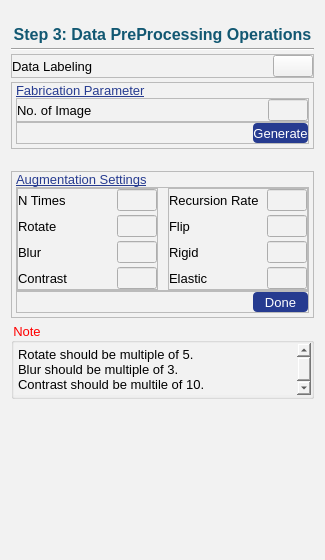
          <widget class="QWidget" name="dataProcessing_Page">
           <property name="styleSheet">
            <string notr="true">background-color:#f2f2f2;</string>
           </property>
           <layout class="QVBoxLayout" name="verticalLayout_20">
            <property name="spacing">
             <number>4</number>
            </property>
            <property name="topMargin">
             <number>25</number>
            </property>
            <property name="bottomMargin">
             <number>0</number>
            </property>
            <item>
             <widget class="QLabel" name="step3_Label">
              <property name="maximumSize">
               <size>
                <width>16777215</width>
                <height>20</height>
               </size>
              </property>
              <property name="font">
               <font>
                <family>Arial</family>
                <pointsize>12</pointsize>
                <weight>75</weight>
                <bold>true</bold>
               </font>
              </property>
              <property name="styleSheet">
               <string notr="true">color:#125872;</string>
              </property>
              <property name="text">
               <string>Step 3: Data PreProcessing Operations</string>
              </property>
              <property name="alignment">
               <set>Qt::AlignCenter</set>
              </property>
             </widget>
            </item>
            <item>
             <widget class="Line" name="step2_line_2">
              <property name="maximumSize">
               <size>
                <width>16777215</width>
                <height>2</height>
               </size>
              </property>
              <property name="orientation">
               <enum>Qt::Horizontal</enum>
              </property>
             </widget>
            </item>
            <item>
             <widget class="QFrame" name="frame_6">
              <property name="maximumSize">
               <size>
                <width>16777215</width>
                <height>35</height>
               </size>
              </property>
              <property name="frameShape">
               <enum>QFrame::StyledPanel</enum>
              </property>
              <property name="frameShadow">
               <enum>QFrame::Raised</enum>
              </property>
              <layout class="QHBoxLayout" name="horizontalLayout_11">
               <property name="spacing">
                <number>0</number>
               </property>
               <property name="leftMargin">
                <number>0</number>
               </property>
               <property name="topMargin">
                <number>0</number>
               </property>
               <property name="rightMargin">
                <number>0</number>
               </property>
               <property name="bottomMargin">
                <number>0</number>
               </property>
               <item>
                <widget class="QLabel" name="dataLabelingLabel">
                 <property name="font">
                  <font>
                   <family>Arial</family>
                   <pointsize>10</pointsize>
                  </font>
                 </property>
                 <property name="text">
                  <string>Data Labeling</string>
                 </property>
                </widget>
               </item>
               <item alignment="Qt::AlignRight">
                <widget class="QPushButton" name="detection_labelingButton">
                 <property name="text">
                  <string/>
                 </property>
                 <property name="icon">
                  <iconset>
                   <normaloff>LOGO/labeling.png</normaloff>LOGO/labeling.png</iconset>
                 </property>
                 <property name="iconSize">
                  <size>
                   <width>50</width>
                   <height>50</height>
                  </size>
                 </property>
                </widget>
               </item>
              </layout>
             </widget>
            </item>
            <item>
             <widget class="QFrame" name="fabricationFrame">
              <property name="maximumSize">
               <size>
                <width>16777215</width>
                <height>91</height>
               </size>
              </property>
              <property name="frameShape">
               <enum>QFrame::StyledPanel</enum>
              </property>
              <property name="frameShadow">
               <enum>QFrame::Raised</enum>
              </property>
              <layout class="QVBoxLayout" name="verticalLayout_22">
               <property name="spacing">
                <number>0</number>
               </property>
               <property name="leftMargin">
                <number>4</number>
               </property>
               <property name="topMargin">
                <number>0</number>
               </property>
               <property name="rightMargin">
                <number>4</number>
               </property>
               <property name="bottomMargin">
                <number>4</number>
               </property>
               <item>
                <widget class="QLabel" name="fabricationParameterLabel">
                 <property name="maximumSize">
                  <size>
                   <width>16777215</width>
                   <height>20</height>
                  </size>
                 </property>
                 <property name="font">
                  <font>
                   <family>Arial</family>
                   <pointsize>10</pointsize>
                   <weight>50</weight>
                   <bold>false</bold>
                   <underline>true</underline>
                  </font>
                 </property>
                 <property name="styleSheet">
                  <string notr="true">color:#263B90;</string>
                 </property>
                 <property name="text">
                  <string>Fabrication Parameter</string>
                 </property>
                </widget>
               </item>
               <item>
                <widget class="QFrame" name="frame_20">
                 <property name="frameShape">
                  <enum>QFrame::StyledPanel</enum>
                 </property>
                 <property name="frameShadow">
                  <enum>QFrame::Raised</enum>
                 </property>
                 <layout class="QHBoxLayout" name="horizontalLayout_14">
                  <property name="spacing">
                   <number>0</number>
                  </property>
                  <property name="leftMargin">
                   <number>0</number>
                  </property>
                  <property name="topMargin">
                   <number>0</number>
                  </property>
                  <property name="rightMargin">
                   <number>0</number>
                  </property>
                  <property name="bottomMargin">
                   <number>0</number>
                  </property>
                  <item>
                   <widget class="QLabel" name="fabrication_no_ofImageLabel">
                    <property name="font">
                     <font>
                      <family>Arial</family>
                      <pointsize>10</pointsize>
                     </font>
                    </property>
                    <property name="text">
                     <string>No. of Image</string>
                    </property>
                   </widget>
                  </item>
                  <item>
                   <widget class="QLineEdit" name="fabricationEntry">
                    <property name="maximumSize">
                     <size>
                      <width>40</width>
                      <height>16777215</height>
                     </size>
                    </property>
                   </widget>
                  </item>
                 </layout>
                </widget>
               </item>
               <item>
                <widget class="QFrame" name="frame_21">
                 <property name="frameShape">
                  <enum>QFrame::StyledPanel</enum>
                 </property>
                 <property name="frameShadow">
                  <enum>QFrame::Raised</enum>
                 </property>
                 <layout class="QHBoxLayout" name="horizontalLayout_15">
                  <property name="spacing">
                   <number>0</number>
                  </property>
                  <property name="leftMargin">
                   <number>0</number>
                  </property>
                  <property name="topMargin">
                   <number>0</number>
                  </property>
                  <property name="rightMargin">
                   <number>0</number>
                  </property>
                  <property name="bottomMargin">
                   <number>0</number>
                  </property>
                  <item>
                   <spacer name="horizontalSpacer_3">
                    <property name="orientation">
                     <enum>Qt::Horizontal</enum>
                    </property>
                    <property name="sizeType">
                     <enum>QSizePolicy::Fixed</enum>
                    </property>
                    <property name="sizeHint" stdset="0">
                     <size>
                      <width>236</width>
                      <height>20</height>
                     </size>
                    </property>
                   </spacer>
                  </item>
                  <item>
                   <widget class="QPushButton" name="fabricationButton">
                    <property name="sizePolicy">
                     <sizepolicy hsizetype="Expanding" vsizetype="Fixed">
                      <horstretch>0</horstretch>
                      <verstretch>0</verstretch>
                     </sizepolicy>
                    </property>
                    <property name="maximumSize">
                     <size>
                      <width>88</width>
                      <height>30</height>
                     </size>
                    </property>
                    <property name="font">
                     <font>
                      <family>Arial</family>
                      <pointsize>10</pointsize>
                     </font>
                    </property>
                    <property name="styleSheet">
                     <string notr="true">QPushButton{
	color:white;
	background-color:#263B90;
	border-radius:4px;
}</string>
                    </property>
                    <property name="text">
                     <string>Generate</string>
                    </property>
                   </widget>
                  </item>
                 </layout>
                </widget>
               </item>
              </layout>
             </widget>
            </item>
            <item>
             <spacer name="verticalSpacer_11">
              <property name="orientation">
               <enum>Qt::Vertical</enum>
              </property>
              <property name="sizeType">
               <enum>QSizePolicy::Fixed</enum>
              </property>
              <property name="sizeHint" stdset="0">
               <size>
                <width>20</width>
                <height>18</height>
               </size>
              </property>
             </spacer>
            </item>
            <item>
             <widget class="QFrame" name="augmentationSettings_Frame">
              <property name="maximumSize">
               <size>
                <width>16777215</width>
                <height>156</height>
               </size>
              </property>
              <property name="frameShape">
               <enum>QFrame::StyledPanel</enum>
              </property>
              <property name="frameShadow">
               <enum>QFrame::Raised</enum>
              </property>
              <layout class="QVBoxLayout" name="verticalLayout_21">
               <property name="spacing">
                <number>0</number>
               </property>
               <property name="leftMargin">
                <number>4</number>
               </property>
               <property name="topMargin">
                <number>0</number>
               </property>
               <property name="rightMargin">
                <number>4</number>
               </property>
               <property name="bottomMargin">
                <number>4</number>
               </property>
               <item>
                <widget class="QLabel" name="augmenationSettings_Label">
                 <property name="maximumSize">
                  <size>
                   <width>16777215</width>
                   <height>20</height>
                  </size>
                 </property>
                 <property name="font">
                  <font>
                   <family>Arial</family>
                   <pointsize>10</pointsize>
                   <weight>50</weight>
                   <bold>false</bold>
                   <underline>true</underline>
                  </font>
                 </property>
                 <property name="styleSheet">
                  <string notr="true">color:#263B90;</string>
                 </property>
                 <property name="text">
                  <string>Augmentation Settings</string>
                 </property>
                </widget>
               </item>
               <item>
                <widget class="QFrame" name="frame_18">
                 <property name="frameShape">
                  <enum>QFrame::StyledPanel</enum>
                 </property>
                 <property name="frameShadow">
                  <enum>QFrame::Raised</enum>
                 </property>
                 <layout class="QHBoxLayout" name="horizontalLayout_12">
                  <property name="spacing">
                   <number>10</number>
                  </property>
                  <property name="leftMargin">
                   <number>0</number>
                  </property>
                  <property name="topMargin">
                   <number>0</number>
                  </property>
                  <property name="rightMargin">
                   <number>0</number>
                  </property>
                  <property name="bottomMargin">
                   <number>0</number>
                  </property>
                  <item>
                   <widget class="QFrame" name="frame_16">
                    <property name="font">
                     <font>
                      <family>MS Sans Serif</family>
                     </font>
                    </property>
                    <property name="frameShape">
                     <enum>QFrame::StyledPanel</enum>
                    </property>
                    <property name="frameShadow">
                     <enum>QFrame::Raised</enum>
                    </property>
                    <layout class="QGridLayout" name="gridLayout_12">
                     <property name="leftMargin">
                      <number>0</number>
                     </property>
                     <property name="topMargin">
                      <number>0</number>
                     </property>
                     <property name="rightMargin">
                      <number>0</number>
                     </property>
                     <property name="bottomMargin">
                      <number>0</number>
                     </property>
                     <property name="horizontalSpacing">
                      <number>0</number>
                     </property>
                     <property name="verticalSpacing">
                      <number>4</number>
                     </property>
                     <item row="1" column="0">
                      <widget class="QLabel" name="nTimes_Label">
                       <property name="font">
                        <font>
                         <family>Arial</family>
                         <pointsize>10</pointsize>
                        </font>
                       </property>
                       <property name="text">
                        <string>N Times</string>
                       </property>
                      </widget>
                     </item>
                     <item row="2" column="0">
                      <widget class="QLabel" name="rotateLabel">
                       <property name="font">
                        <font>
                         <family>Arial</family>
                         <pointsize>10</pointsize>
                        </font>
                       </property>
                       <property name="text">
                        <string>Rotate</string>
                       </property>
                      </widget>
                     </item>
                     <item row="3" column="0">
                      <widget class="QLabel" name="blurLabel">
                       <property name="font">
                        <font>
                         <family>Arial</family>
                         <pointsize>10</pointsize>
                        </font>
                       </property>
                       <property name="text">
                        <string>Blur</string>
                       </property>
                      </widget>
                     </item>
                     <item row="4" column="0">
                      <widget class="QLabel" name="contrastLabel">
                       <property name="font">
                        <font>
                         <family>Arial</family>
                         <pointsize>10</pointsize>
                        </font>
                       </property>
                       <property name="text">
                        <string>Contrast</string>
                       </property>
                      </widget>
                     </item>
                     <item row="3" column="1" alignment="Qt::AlignRight">
                      <widget class="QLineEdit" name="blurEntry">
                       <property name="maximumSize">
                        <size>
                         <width>40</width>
                         <height>16777215</height>
                        </size>
                       </property>
                      </widget>
                     </item>
                     <item row="4" column="1" alignment="Qt::AlignRight">
                      <widget class="QLineEdit" name="contrastEntry">
                       <property name="maximumSize">
                        <size>
                         <width>40</width>
                         <height>16777215</height>
                        </size>
                       </property>
                      </widget>
                     </item>
                     <item row="2" column="1" alignment="Qt::AlignRight">
                      <widget class="QLineEdit" name="rotateEntry">
                       <property name="maximumSize">
                        <size>
                         <width>40</width>
                         <height>16777215</height>
                        </size>
                       </property>
                      </widget>
                     </item>
                     <item row="1" column="1" alignment="Qt::AlignRight">
                      <widget class="QLineEdit" name="nTimesEntry">
                       <property name="maximumSize">
                        <size>
                         <width>40</width>
                         <height>16777215</height>
                        </size>
                       </property>
                      </widget>
                     </item>
                    </layout>
                   </widget>
                  </item>
                  <item>
                   <widget class="QFrame" name="frame_17">
                    <property name="frameShape">
                     <enum>QFrame::StyledPanel</enum>
                    </property>
                    <property name="frameShadow">
                     <enum>QFrame::Raised</enum>
                    </property>
                    <layout class="QGridLayout" name="gridLayout_11">
                     <property name="leftMargin">
                      <number>0</number>
                     </property>
                     <property name="topMargin">
                      <number>0</number>
                     </property>
                     <property name="rightMargin">
                      <number>0</number>
                     </property>
                     <property name="bottomMargin">
                      <number>0</number>
                     </property>
                     <property name="horizontalSpacing">
                      <number>0</number>
                     </property>
                     <property name="verticalSpacing">
                      <number>4</number>
                     </property>
                     <item row="3" column="1" alignment="Qt::AlignRight">
                      <widget class="QLineEdit" name="elasticEntry">
                       <property name="maximumSize">
                        <size>
                         <width>40</width>
                         <height>16777215</height>
                        </size>
                       </property>
                      </widget>
                     </item>
                     <item row="3" column="0">
                      <widget class="QLabel" name="elasticLabel">
                       <property name="font">
                        <font>
                         <family>Arial</family>
                         <pointsize>10</pointsize>
                        </font>
                       </property>
                       <property name="text">
                        <string>Elastic</string>
                       </property>
                      </widget>
                     </item>
                     <item row="0" column="0">
                      <widget class="QLabel" name="recursionRateLabel">
                       <property name="font">
                        <font>
                         <family>Arial</family>
                         <pointsize>10</pointsize>
                        </font>
                       </property>
                       <property name="text">
                        <string>Recursion Rate</string>
                       </property>
                      </widget>
                     </item>
                     <item row="0" column="1" alignment="Qt::AlignRight">
                      <widget class="QLineEdit" name="recursionRateEntry">
                       <property name="maximumSize">
                        <size>
                         <width>40</width>
                         <height>16777215</height>
                        </size>
                       </property>
                      </widget>
                     </item>
                     <item row="2" column="0">
                      <widget class="QLabel" name="rigidLabel">
                       <property name="font">
                        <font>
                         <family>Arial</family>
                         <pointsize>10</pointsize>
                        </font>
                       </property>
                       <property name="text">
                        <string>Rigid</string>
                       </property>
                      </widget>
                     </item>
                     <item row="2" column="1" alignment="Qt::AlignRight">
                      <widget class="QLineEdit" name="rigidEntry">
                       <property name="maximumSize">
                        <size>
                         <width>40</width>
                         <height>16777215</height>
                        </size>
                       </property>
                      </widget>
                     </item>
                     <item row="1" column="1" alignment="Qt::AlignRight">
                      <widget class="QLineEdit" name="flipEntry">
                       <property name="maximumSize">
                        <size>
                         <width>40</width>
                         <height>16777215</height>
                        </size>
                       </property>
                      </widget>
                     </item>
                     <item row="1" column="0">
                      <widget class="QLabel" name="flipLabel">
                       <property name="font">
                        <font>
                         <family>Arial</family>
                         <pointsize>10</pointsize>
                        </font>
                       </property>
                       <property name="text">
                        <string>Flip</string>
                       </property>
                      </widget>
                     </item>
                    </layout>
                   </widget>
                  </item>
                 </layout>
                </widget>
               </item>
               <item>
                <widget class="QFrame" name="frame_19">
                 <property name="maximumSize">
                  <size>
                   <width>16777215</width>
                   <height>32</height>
                  </size>
                 </property>
                 <property name="frameShape">
                  <enum>QFrame::StyledPanel</enum>
                 </property>
                 <property name="frameShadow">
                  <enum>QFrame::Raised</enum>
                 </property>
                 <layout class="QHBoxLayout" name="horizontalLayout_13">
                  <property name="spacing">
                   <number>0</number>
                  </property>
                  <property name="leftMargin">
                   <number>0</number>
                  </property>
                  <property name="topMargin">
                   <number>0</number>
                  </property>
                  <property name="rightMargin">
                   <number>0</number>
                  </property>
                  <property name="bottomMargin">
                   <number>0</number>
                  </property>
                  <item>
                   <spacer name="horizontalSpacer_2">
                    <property name="orientation">
                     <enum>Qt::Horizontal</enum>
                    </property>
                    <property name="sizeType">
                     <enum>QSizePolicy::Fixed</enum>
                    </property>
                    <property name="sizeHint" stdset="0">
                     <size>
                      <width>236</width>
                      <height>20</height>
                     </size>
                    </property>
                   </spacer>
                  </item>
                  <item>
                   <widget class="QPushButton" name="augmentationButton">
                    <property name="sizePolicy">
                     <sizepolicy hsizetype="Expanding" vsizetype="Fixed">
                      <horstretch>0</horstretch>
                      <verstretch>0</verstretch>
                     </sizepolicy>
                    </property>
                    <property name="maximumSize">
                     <size>
                      <width>88</width>
                      <height>30</height>
                     </size>
                    </property>
                    <property name="font">
                     <font>
                      <family>Arial</family>
                      <pointsize>10</pointsize>
                     </font>
                    </property>
                    <property name="styleSheet">
                     <string notr="true">QPushButton{
	color:white;
	background-color:#263B90;
	border-radius:4px;
}</string>
                    </property>
                    <property name="text">
                     <string>Done</string>
                    </property>
                   </widget>
                  </item>
                 </layout>
                </widget>
               </item>
              </layout>
             </widget>
            </item>
            <item>
             <widget class="QGroupBox" name="groupBox">
              <property name="maximumSize">
               <size>
                <width>16777215</width>
                <height>77</height>
               </size>
              </property>
              <property name="font">
               <font>
                <family>Arial</family>
                <pointsize>10</pointsize>
               </font>
              </property>
              <property name="styleSheet">
               <string notr="true">QGroupBox::title{
	color:red
;
}</string>
              </property>
              <property name="title">
               <string>Note</string>
              </property>
              <layout class="QVBoxLayout" name="verticalLayout_26">
               <property name="spacing">
                <number>0</number>
               </property>
               <property name="leftMargin">
                <number>0</number>
               </property>
               <property name="topMargin">
                <number>0</number>
               </property>
               <property name="rightMargin">
                <number>0</number>
               </property>
               <property name="bottomMargin">
                <number>1</number>
               </property>
               <item>
                <widget class="QPlainTextEdit" name="note">
                 <property name="font">
                  <font>
                   <family>Arial</family>
                   <pointsize>10</pointsize>
                  </font>
                 </property>
                 <property name="frameShape">
                  <enum>QFrame::NoFrame</enum>
                 </property>
                 <property name="plainText">
                  <string>Rotate should be multiple of 5.
Blur should be multiple of 3.
Contrast should be multile of 10.</string>
                 </property>
                </widget>
               </item>
              </layout>
             </widget>
            </item>
            <item>
             <spacer name="verticalSpacer_4">
              <property name="orientation">
               <enum>Qt::Vertical</enum>
              </property>
              <property name="sizeType">
               <enum>QSizePolicy::Fixed</enum>
              </property>
              <property name="sizeHint" stdset="0">
               <size>
                <width>20</width>
                <height>161</height>
               </size>
              </property>
             </spacer>
            </item>
           </layout>
          </widget>
